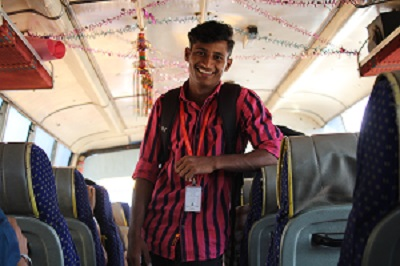
#> input picture python_image_manipulation/Pramod_Bus.JPG, 400 x 266 px, found by its file name
$ python Image_cropping.py.py
#> lines starting #> are read from the running program, lines starting #| are printed output that depends on the picture; after the words box and inside, x2 and y2 are one past the last pixel; in counts of white or black regions, pixels touching at a corner belong together
#!/usr/bin/env python
# coding: utf-8

# In[1]:


import cv2


# In[ ]:


photo = cv2.imread('Pramod_Bus.JPG')
#> photo is the input picture: shape (266, 400, 3); mean B, G, R 104.8, 109.8, 128.3


# In[ ]:


type(photo)


# In[ ]:


photo.shape


# In[ ]:


cv2.imshow('hi',photo)
cv2.waitKey()
cv2.destroyAllWindows()


# In[2]:


#this function will help us launch the photo
def pic_show(photo):
    cv2.imshow('hi',photo)
    cv2.waitKey()
    cv2.destroyAllWindows()


# In[ ]:


photore = cv2.imread('Niraj_2-faces.JPG')
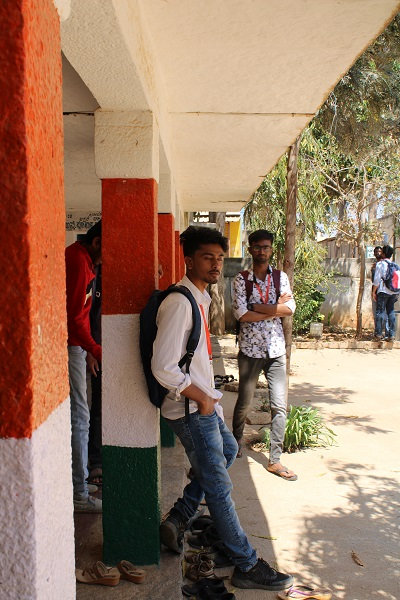
#> input picture python_image_manipulation/Niraj_2-faces.JPG, 400 x 600 px, found by its file name
#> photore is the input picture: shape (600, 400, 3); mean B, G, R 102.4, 123.7, 153.6


# In[4]:


import numpy


# In[ ]:


photore.shape


# In[ ]:


type(photo)


# In[ ]:


photo[5] = [0, 255,0]
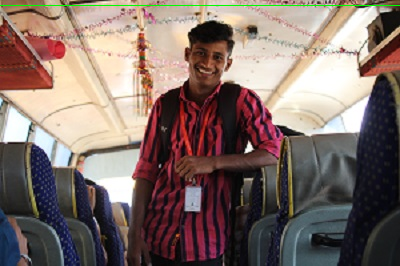
#> photo: shape (266, 400, 3); 0.38% of pixels changed, all inside (x1, y1, x2, y2) = (0, 5, 400, 6)


# In[ ]:


len(photo)


# In[ ]:


photo = cv2.imread('Pramod_Bus.JPG')
for i in range(len(photo)//5):
    a = i*3
    #photo[a] = [0, 255,0]
    photo[i] = [0, 255,0]
#> this loop made 53 passes
#> a on passes 1 to 12: 0, 3, 6, 9, 12, 15, 18, 21, 24, 27, 30, 33
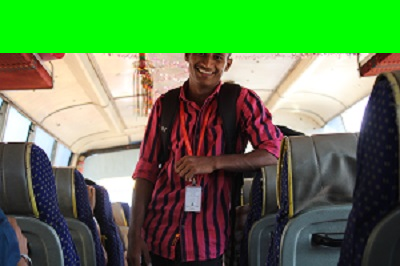
#> photo: shape (266, 400, 3); 19.92% of pixels changed, all inside (x1, y1, x2, y2) = (0, 0, 400, 53)

pic_show(photo)


# In[ ]:


photo = cv2.imread('Pramod_Bus.JPG')

crop1 = cv2.rectangle(photo,(50,50),(700,800), [0,20,155], 5)
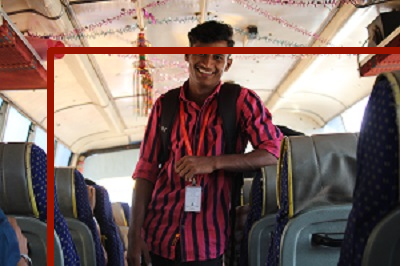
#> crop1: shape (266, 400, 3); mean B, G, R 99.6, 105.1, 127.7


# In[ ]:


photo = cv2.imread('Pramod_Bus.JPG')
crop2 = photo[50:700,50:800]
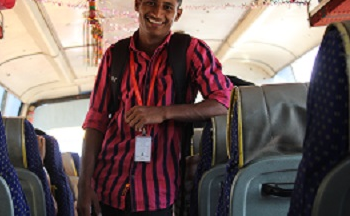
#> crop2: shape (216, 350, 3); mean B, G, R 96.4, 99.2, 116.5

photore = cv2.imread('Niraj_2-faces.JPG')
crop3 = photore[50:700,50:800]
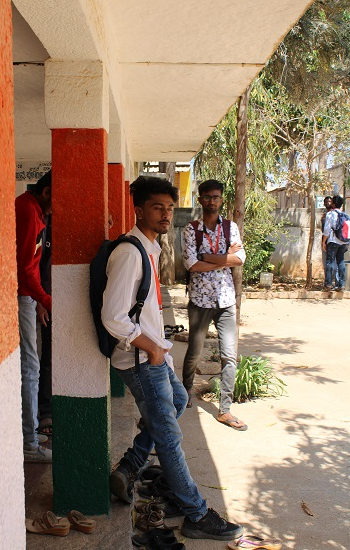
#> crop3: shape (550, 350, 3); mean B, G, R 104.3, 124.5, 147.1


# In[ ]:


# In[ ]:


photo = cv2.imread('Pramod_Bus.JPG')
crop2 = photo[50:700,50:800]

photore = cv2.imread('Niraj_2-faces.JPG')
crop3 = photore[50:700,50:800]
#_--------------------------------------
#> (the run stopped early here; a loop or call above may not have finished)
